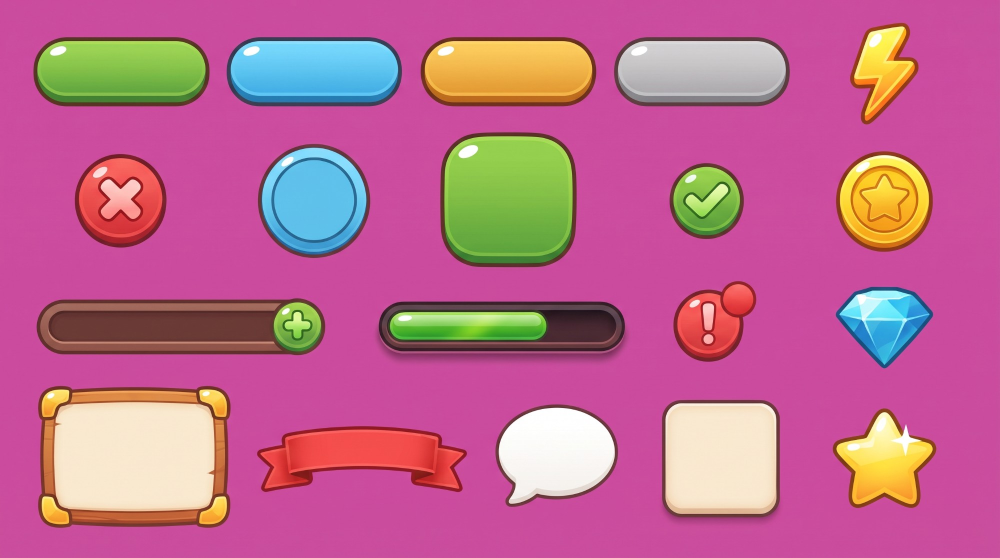
#> input picture assets/raw/ui/kit.jpg, 2000 x 1116 px, found by its file name (shown at 1/2 size)
$ python cutkit.py
#> lines starting #> are read from the running program, lines starting #| are printed output that depends on the picture; after the words box and inside, x2 and y2 are one past the last pixel; in counts of white or black regions, pixels touching at a corner belong together
"""Cut the UI kit sheet (assets/raw/ui/kit.jpg: a 5 x 4 grid of buttons, bars,
badges, panels and icons on flat magenta) into separate pictures in
assets/ui/kit/, and make the few pieces the sheet doesn't have.

Usage:
    python tools/cutkit.py [preview.png]

The background goes by its colour, with soft edges, and the magenta mixed into
the rims is taken back out. The pieces are found as blobs and named in reading
order (NAMES). Made from them:
    bar_plain     the currency bar without its plus button
    plus          that plus button on its own
    square_blue   the big square button frame in the blue of the blue button
"""
import sys
from collections import deque

import numpy as np
from PIL import Image

SRC, OUT = 'assets/raw/ui/kit.jpg', 'assets/ui/kit'
NAMES = [
    'btn_green', 'btn_blue', 'btn_orange', 'btn_grey', 'icon_energy',
    'btn_close', 'ring_blue', 'square_green', 'badge_tick', 'icon_coin',
    'bar_currency', 'progress', 'badge_alert', 'icon_gem',
    'panel', 'ribbon', 'bubble', 'slot', 'icon_star',
]
LOW, HIGH = 22, 70  # colour distance from the background: see-through below LOW, solid above HIGH


def key(rgb):
    border = np.concatenate([rgb[0], rgb[-1], rgb[:, 0], rgb[:, -1]])
    bg = np.median(border, 0)
#> bg = [202, 78, 158]
    dist = np.sqrt(((rgb - bg) ** 2).sum(-1))
    alpha = np.clip((dist - LOW) / (HIGH - LOW), 0, 1)
    # A rim pixel is part background: take that part back out of its colour.
    fg = np.clip(bg + (rgb - bg) / np.maximum(alpha, 0.2)[..., None], 0, 255)
    # What is left magenta is a soft shadow on the backdrop: make it a plain dark one.
    hue = np.asarray(Image.fromarray(fg.astype(np.uint8)).convert('HSV')).astype(float)
    shadow = (hue[..., 0] > 195) & (hue[..., 0] < 242) & (hue[..., 1] > 60)
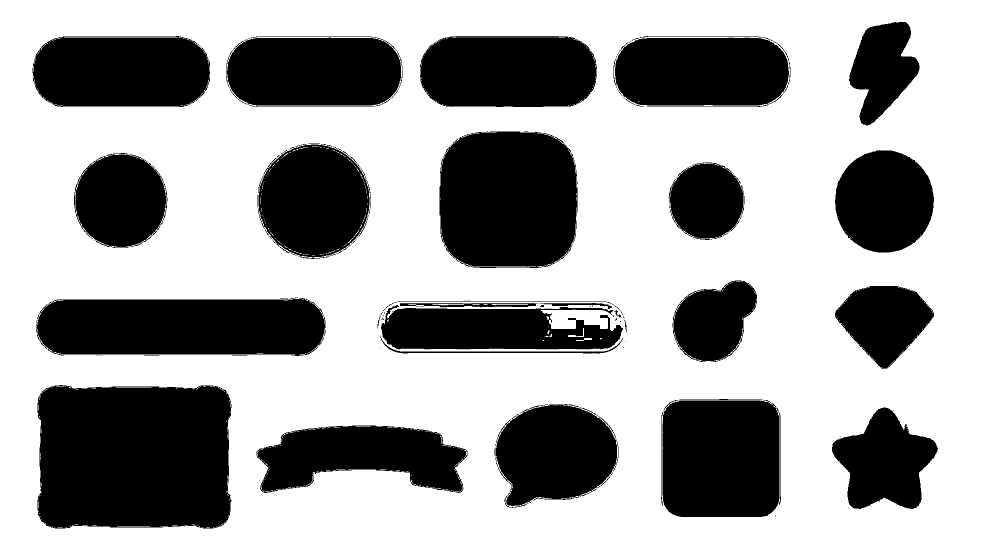
#> shadow: shape (1116, 2000) bool (shown at 1/2 size); 65% white; 110 black regions (60 under 20 px), largest, box (x1, y1, x2, y2) and area: (75, 770, 463, 1057) 105419, (879, 263, 1155, 536) 67962, (72, 595, 651, 712) 61228
    fg[shadow] = (52, 34, 36)
    return fg, alpha


def blobs(solid, step=4):
    """Bounding boxes of the solid blobs, found on a coarse grid."""
#> called with step = 4
    small = solid[::step, ::step]
#> small: shape (279, 500) bool; 35.8% white; 19 white regions, largest, box (x1, y1, x2, y2) and area: (19, 193, 116, 264) 6530, (220, 66, 289, 134) 4224, (19, 149, 163, 178) 3880
    seen = np.zeros(small.shape, bool)
    h, w = small.shape
#> h = 279; w = 500
    boxes = []
    for y, x in zip(*np.nonzero(small)):
        if seen[y, x]:
            continue
        q, ys, xs = deque([(y, x)]), [], []
        seen[y, x] = True
        while q:
            a, b = q.popleft()
            ys.append(a)
            xs.append(b)
            for c, d in ((a + 1, b), (a - 1, b), (a, b + 1), (a, b - 1)):
                if 0 <= c < h and 0 <= d < w and small[c, d] and not seen[c, d]:
                    seen[c, d] = True
                    q.append((c, d))
        if len(ys) > 40:
            boxes.append((min(ys) * step, min(xs) * step, (max(ys) + 1) * step, (max(xs) + 1) * step))
#> this loop made 49874 passes
#> (y, x) on passes 1 to 3: (12, 445), (12, 446), (12, 447)
#> after the loop, boxes = 19 items, first 6: (48, 1700, 252, 1840), (76, 68, 216, 420), (76, 456, 216, 804), (76, 844, 216, 1196), (76, 1228, 216, 1580), (264, 880, 536, 1156)
    return boxes


def reading_order(boxes):
    rows = []
#> rows = []
    for b in sorted(boxes, key=lambda b: (b[0] + b[2]) / 2):
        mid = (b[0] + b[2]) / 2
        if rows and abs(mid - rows[-1][0]) < 120:
            rows[-1][1].append(b)
        else:
            rows.append([mid, [b]])
#> this loop made 19 passes
#> (b, mid) on passes 1 to 12: ((76, 68, 216, 420), 146), ((76, 456, 216, 804), 146), ((76, 844, 216, 1196), 146), ((76, 1228, 216, 1580), 146), ((48, 1700, 252, 1840), 150), ((264, 880, 536, 1156), 400), ((288, 516, 516, 744), 402), ((308, 152, 496, 336), 402), ((304, 1672, 504, 1868), 404), ((328, 1340, 480, 1488), 404), ((564, 1348, 724, 1516), 644), ((596, 76, 712, 652), 654)
#> after the loop, rows = 4 items
    return [b for _, row in rows for b in sorted(row, key=lambda b: b[1])]


def save(px, name):
    Image.fromarray(np.clip(px, 0, 255).round().astype(np.uint8), 'RGBA').save(f'{OUT}/{name}.webp', lossless=True, method=6)


def trim(px):
    ys, xs = np.nonzero(px[..., 3] > 8)
    return px[ys.min():ys.max() + 1, xs.min():xs.max() + 1]


def hsv(px):
    return np.asarray(Image.fromarray(px[..., :3].astype(np.uint8)).convert('HSV')).astype(float)


def main():
    import os
    os.makedirs(OUT, exist_ok=True)
    rgb = np.asarray(Image.open(SRC).convert('RGB')).astype(float)
    fg, alpha = key(rgb)
    boxes = reading_order(blobs(alpha > 0.5))
#> boxes = 19 items, first 6: (76, 68, 216, 420), (76, 456, 216, 804), (76, 844, 216, 1196), (76, 1228, 216, 1580), (48, 1700, 252, 1840), (308, 152, 496, 336)
    assert len(boxes) == len(NAMES), f'found {len(boxes)} pieces, expected {len(NAMES)}'
    pieces = {}
    for name, (y0, x0, y1, x1) in zip(NAMES, boxes):
        m = 6
        y0, x0, y1, x1 = max(0, y0 - m), max(0, x0 - m), y1 + m, x1 + m
        px = np.dstack([fg[y0:y1, x0:x1], alpha[y0:y1, x0:x1] * 255])
        pieces[name] = trim(px)
#> this loop made 19 passes
#> (name, y0, x0, y1, x1) on passes 1 to 12: ('btn_green', 70, 62, 222, 426), ('btn_blue', 70, 450, 222, 810), ('btn_orange', 70, 838, 222, 1202), ('btn_grey', 70, 1222, 222, 1586), ('icon_energy', 42, 1694, 258, 1846), ('btn_close', 302, 146, 502, 342), ('ring_blue', 282, 510, 522, 750), ('square_green', 258, 874, 542, 1162), ('badge_tick', 322, 1334, 486, 1494), ('icon_coin', 298, 1666, 510, 1874), ('bar_currency', 590, 70, 718, 658), ('progress', 598, 750, 730, 1258)
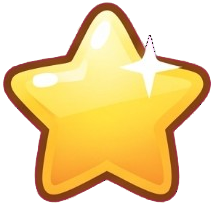
#> px: shape (208, 220, 4) float64; mean R, G, B, A 153.5, 119.3, 64.8, 141.8; transparent parts drawn white
#> after the loop, pieces = 19 items

    # The currency bar without its plus button: its left end, mirrored for the right.
    bar = pieces['bar_currency']
    h = bar.shape[0]
#> h = 115
    rows = np.nonzero(bar[:, h // 2:h, 3].mean(1) > 128)[0]  # the bar's own height, left of the button
#> rows = 110 values from 3 to 112
    body = bar[rows.min():rows.max() + 1]
    bh = body.shape[0]
#> bh = 110
    left = body[:, :int(bar.shape[1] * 0.62)]
    pieces['bar_plain'] = np.concatenate([left, left[:, :bh][:, ::-1]], 1)

    # The round plus button off the end of the currency bar, on its own.
    bh_ = hsv(bar)
    green = (bh_[..., 0] > 50) & (bh_[..., 0] < 110) & (bh_[..., 1] > 90) & (bar[..., 3] > 128)
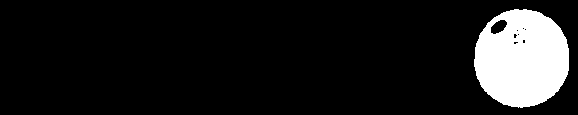
#> green: shape (115, 578) bool; 10.9% white; 1 white region, box (x1, y1, x2, y2) and area: (474, 9, 569, 108) 7259
    ys, xs = np.nonzero(green)
#> ys = 7259 values from 9 to 107; xs = 7259 values, max 568 at index 2649, min 474 at index 3590, mean 521.8
    cy, cx = (ys.min() + ys.max()) / 2, (xs.min() + xs.max()) / 2
#> cy = 58; cx = 521
    r = max(ys.max() - ys.min(), xs.max() - xs.min()) / 2 + 7  # with its dark outline
#> r = 56
    y0, x0 = int(max(0, cy - r)), int(max(0, cx - r))
#> y0 = 2; x0 = 465
    plus = bar[y0:int(cy + r) + 1, x0:int(cx + r) + 1].copy()
    yy, xx = np.mgrid[0:plus.shape[0], 0:plus.shape[1]]
    edge = np.clip(r - np.hypot(yy + y0 - cy, xx + x0 - cx), 0, 1)
    plus[..., 3] *= edge
#> plus: shape (113, 113, 4) float64; mean of channels 0, 1, 2, 3 114.5, 130.4, 66.4, 193.2
    pieces['plus'] = plus

    # A blue square button frame, by turning the green one to the blue button's hue.
    sq = pieces['square_green']
    sh = hsv(sq)
    blue_hue = np.median(hsv(pieces['btn_blue'])[..., 0][pieces['btn_blue'][..., 3] > 200])
#> in hsv (call 3), `return np.asarray(Image.fromarray(px[..., :3].astype(np.uint8)).conver..`:
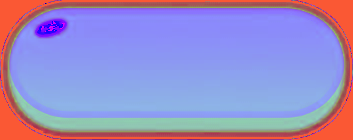
#> returned value: shape (140, 353, 3) float64; mean of channels 0, 1, 2 154.1, 140.9, 197.5; drawn as R, G, B
#> blue_hue = 140
    green_hue = np.median(sh[..., 0][(sq[..., 3] > 200) & (sh[..., 1] > 80)])
#> green_hue = 63
    turn = (sh[..., 1] > 60) & (np.abs(sh[..., 0] - green_hue) < 30)
#> turn: shape (271, 274) bool; 81.3% white; 2 black regions, box (x1, y1, x2, y2) and area: (0, 0, 274, 271) 13215, (37, 26, 76, 52) 677
    sh[..., 0] = np.where(turn, (sh[..., 0] + blue_hue - green_hue) % 256, sh[..., 0])
    blue = np.asarray(Image.fromarray(sh.astype(np.uint8), 'HSV').convert('RGB')).astype(float)
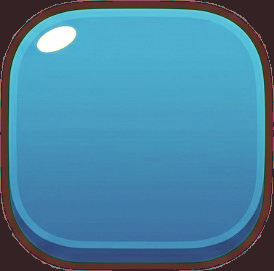
#> blue: shape (271, 274, 3) float64; mean of channels 0, 1, 2 72.4, 130.4, 159.8; drawn as R, G, B
    pieces['square_blue'] = np.dstack([blue, sq[..., 3]])

    del pieces['progress']  # drawn by CSS instead: the sheet's is too blocky to stretch
    del pieces['bar_currency']  # used as bar_plain and plus
    for name, px in pieces.items():
        save(px, name)
        print(f'{name}: {px.shape[1]}x{px.shape[0]}')
#> this loop made 20 passes
#> name on passes 1 to 12: 'btn_green', 'btn_blue', 'btn_orange', 'btn_grey', 'icon_energy', 'btn_close', 'ring_blue', 'square_green', 'badge_tick', 'icon_coin', 'badge_alert', 'icon_gem'
#| btn_green: 354x141
#| btn_blue: 353x140
#| btn_orange: 353x141
#| btn_grey: 352x140
#| icon_energy: 139x205
#| btn_close: 184x188
#| ring_blue: 226x230
#| square_green: 274x271
#> (further printed lines are left out)
#> pass 1, in save, `Image.fromarray(np.clip(px, 0, 255).round().astype(np.uint8), 'RGBA')...`:
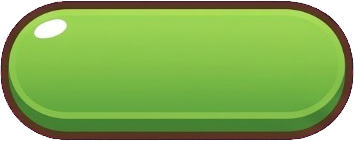
#> saved as btn_green.webp: PIL image 354x141 RGBA; mean R, G, B, A 116.3, 155.6, 66.5, 231.4; transparent parts drawn white
#> pass 2, in save (call 2), `Image.fromarray(np.clip(px, 0, 255).round().astype(np.uint8), 'RGBA')...`:
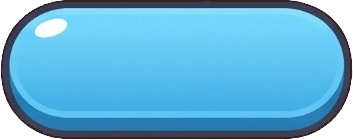
#> saved as btn_blue.webp: PIL image 353x140 RGBA; mean R, G, B, A 84.1, 158.9, 195.7, 232.4; transparent parts drawn white

    if len(sys.argv) > 1:  # every piece on a light and a dark backdrop, to check the edges
        tiles = list(pieces.values())
        S = 240
        sheet = Image.new('RGBA', (len(tiles) * (S + 8), 2 * S + 8), (0, 0, 0, 0))
        for k, px in enumerate(tiles):
            im = Image.fromarray(np.clip(px, 0, 255).astype(np.uint8), 'RGBA')
            im.thumbnail((S, S))
            for r, col in enumerate(((236, 228, 210, 255), (40, 52, 40, 255))):
                tile = Image.new('RGBA', (S, S), col)
                tile.alpha_composite(im, ((S - im.width) // 2, (S - im.height) // 2))
                sheet.alpha_composite(tile, (k * (S + 8), r * (S + 8)))
        sheet.save(sys.argv[1])


if __name__ == '__main__':
    main()
